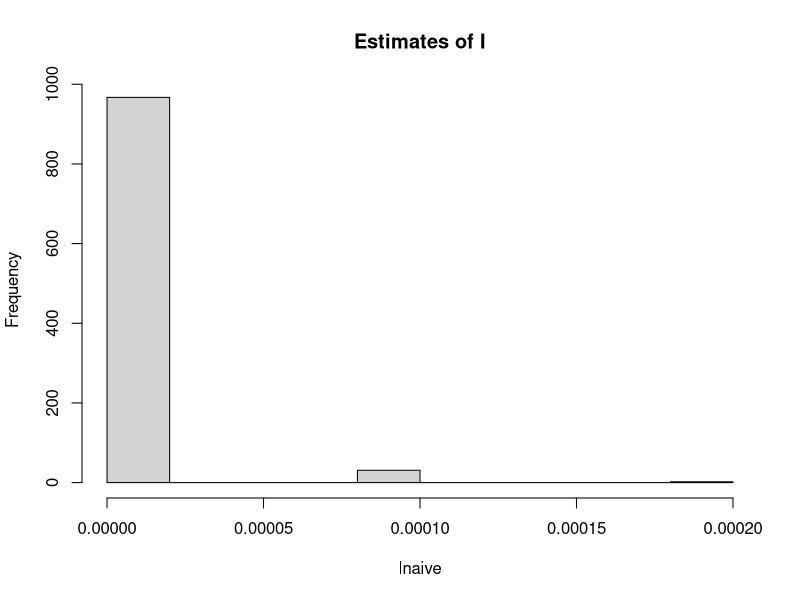
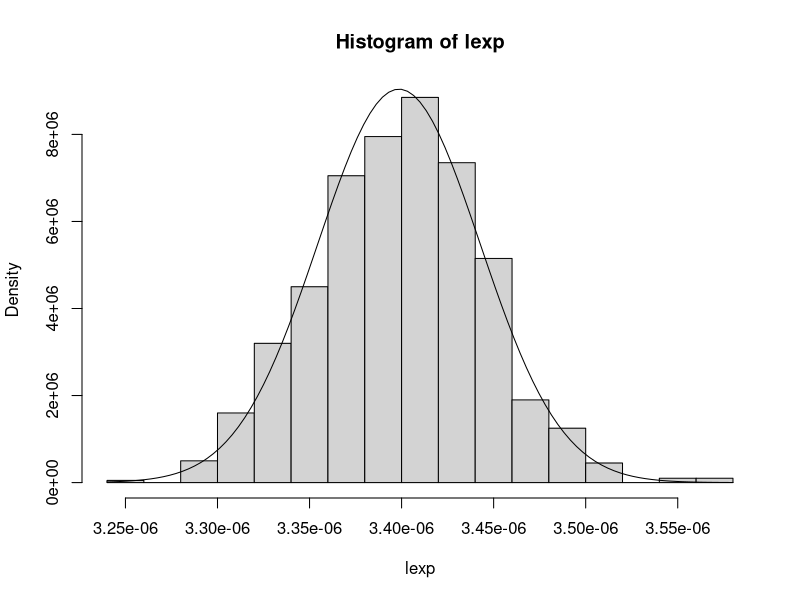

Generate these figures, in order, with R:
## ---- chunk 1
rm(list=ls())
library(dplyr)
library(parallel)
set.seed(123)
## ---- chunk 2
lambda <- .5
N <- 100000
m <- 10000
exp_mean <- lambda**-1
exp_var <- lambda**-2 * m**-1

f_func <- function(theta, lambda_=lambda){
    -lambda_**-1 * log(1 - theta)
}


system.time(results <- unlist(mclapply(1:N, function(x) 
    ((f_func(runif(m)) %>% mean) - exp_mean), mc.cores=6)))

(mean(results) - 0)**2
(var(results) - exp_var)**2
## ---- chunk 3
set.seed(123)
c <- 4.5
m <- 10000
nsim <- 1000
lnaive <- sapply(1:nsim, function(x) mean(rnorm(m, 0 , 1) > c))
hist(lnaive, main="Estimates of I") 
# well we hit 1 value greater than c maybe like 10 times out of 100
# not a good estimator, we could increase sample size(m) or....
## ---- chunk 4
# now lets do it with g

lexp <- sapply(1:nsim, function(x, offset=0){
    # note that we are adding by c to our exponential function
    # which means our indicator function will always be one
    # we could add a differnt value though our estimator would
    # not be as good
    c_ <- c - offset
    theta <- rexp(m, 1) + c_
    mean(dnorm(theta) / exp(-(theta - c_)) * (theta>c))
})

hist(lexp, prob=T) # much better
curve(dnorm(x, mean(lexp), sqrt(1.9474*10**-15)), add=T)
